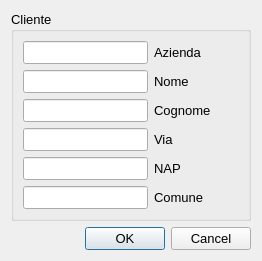
<?xml version="1.0" encoding="UTF-8"?>
<ui version="4.0">
 <class>Dialog</class>
 <widget class="QDialog" name="Dialog">
  <property name="geometry">
   <rect>
    <x>0</x>
    <y>0</y>
    <width>262</width>
    <height>254</height>
   </rect>
  </property>
  <property name="font">
   <font>
    <pointsize>10</pointsize>
   </font>
  </property>
  <property name="windowTitle">
   <string>Dialog</string>
  </property>
  <layout class="QVBoxLayout" name="verticalLayout">
   <item>
    <widget class="QGroupBox" name="groupBox">
     <property name="title">
      <string>Cliente</string>
     </property>
     <layout class="QFormLayout" name="formLayout">
      <item row="0" column="0">
       <widget class="QLineEdit" name="lineEdit"/>
      </item>
      <item row="0" column="1">
       <widget class="QLabel" name="label">
        <property name="text">
         <string>Azienda</string>
        </property>
       </widget>
      </item>
      <item row="1" column="0">
       <widget class="QLineEdit" name="lineEdit_2"/>
      </item>
      <item row="1" column="1">
       <widget class="QLabel" name="label_2">
        <property name="text">
         <string>Nome</string>
        </property>
       </widget>
      </item>
      <item row="2" column="0">
       <widget class="QLineEdit" name="lineEdit_3"/>
      </item>
      <item row="2" column="1">
       <widget class="QLabel" name="label_3">
        <property name="text">
         <string>Cognome</string>
        </property>
       </widget>
      </item>
      <item row="3" column="0">
       <widget class="QLineEdit" name="lineEdit_4"/>
      </item>
      <item row="3" column="1">
       <widget class="QLabel" name="label_4">
        <property name="text">
         <string>Via</string>
        </property>
       </widget>
      </item>
      <item row="4" column="0">
       <widget class="QLineEdit" name="lineEdit_5"/>
      </item>
      <item row="4" column="1">
       <widget class="QLabel" name="label_5">
        <property name="text">
         <string>NAP</string>
        </property>
       </widget>
      </item>
      <item row="5" column="0">
       <widget class="QLineEdit" name="lineEdit_6"/>
      </item>
      <item row="5" column="1">
       <widget class="QLabel" name="label_6">
        <property name="text">
         <string>Comune</string>
        </property>
       </widget>
      </item>
     </layout>
    </widget>
   </item>
   <item>
    <widget class="QDialogButtonBox" name="buttonBox">
     <property name="orientation">
      <enum>Qt::Horizontal</enum>
     </property>
     <property name="standardButtons">
      <set>QDialogButtonBox::Cancel|QDialogButtonBox::Ok</set>
     </property>
    </widget>
   </item>
  </layout>
 </widget>
 <resources/>
 <connections>
  <connection>
   <sender>buttonBox</sender>
   <signal>accepted()</signal>
   <receiver>Dialog</receiver>
   <slot>accept()</slot>
   <hints>
    <hint type="sourcelabel">
     <x>248</x>
     <y>254</y>
    </hint>
    <hint type="destinationlabel">
     <x>157</x>
     <y>274</y>
    </hint>
   </hints>
  </connection>
  <connection>
   <sender>buttonBox</sender>
   <signal>rejected()</signal>
   <receiver>Dialog</receiver>
   <slot>reject()</slot>
   <hints>
    <hint type="sourcelabel">
     <x>316</x>
     <y>260</y>
    </hint>
    <hint type="destinationlabel">
     <x>286</x>
     <y>274</y>
    </hint>
   </hints>
  </connection>
 </connections>
</ui>
